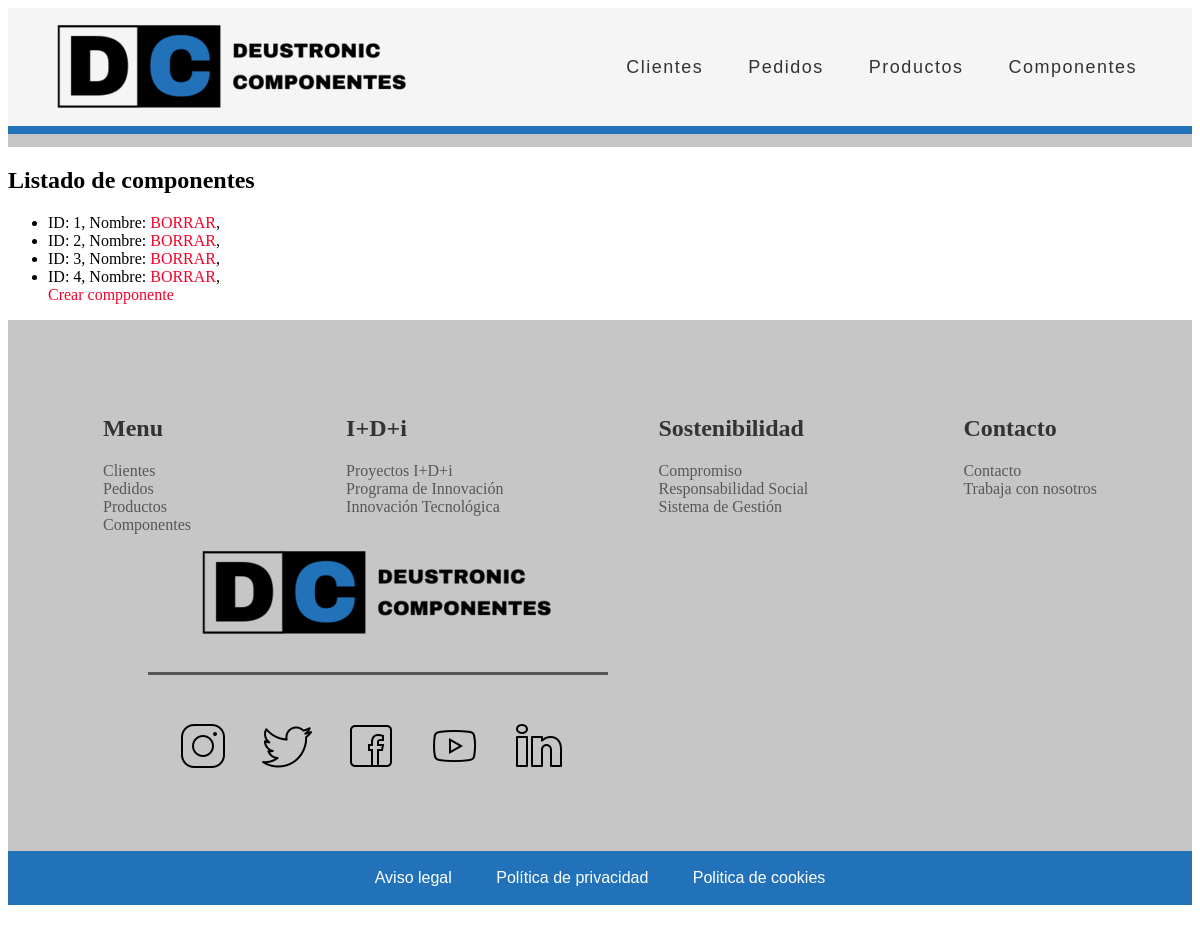
The app's page /appGestionPedidos/componente/list, older data.
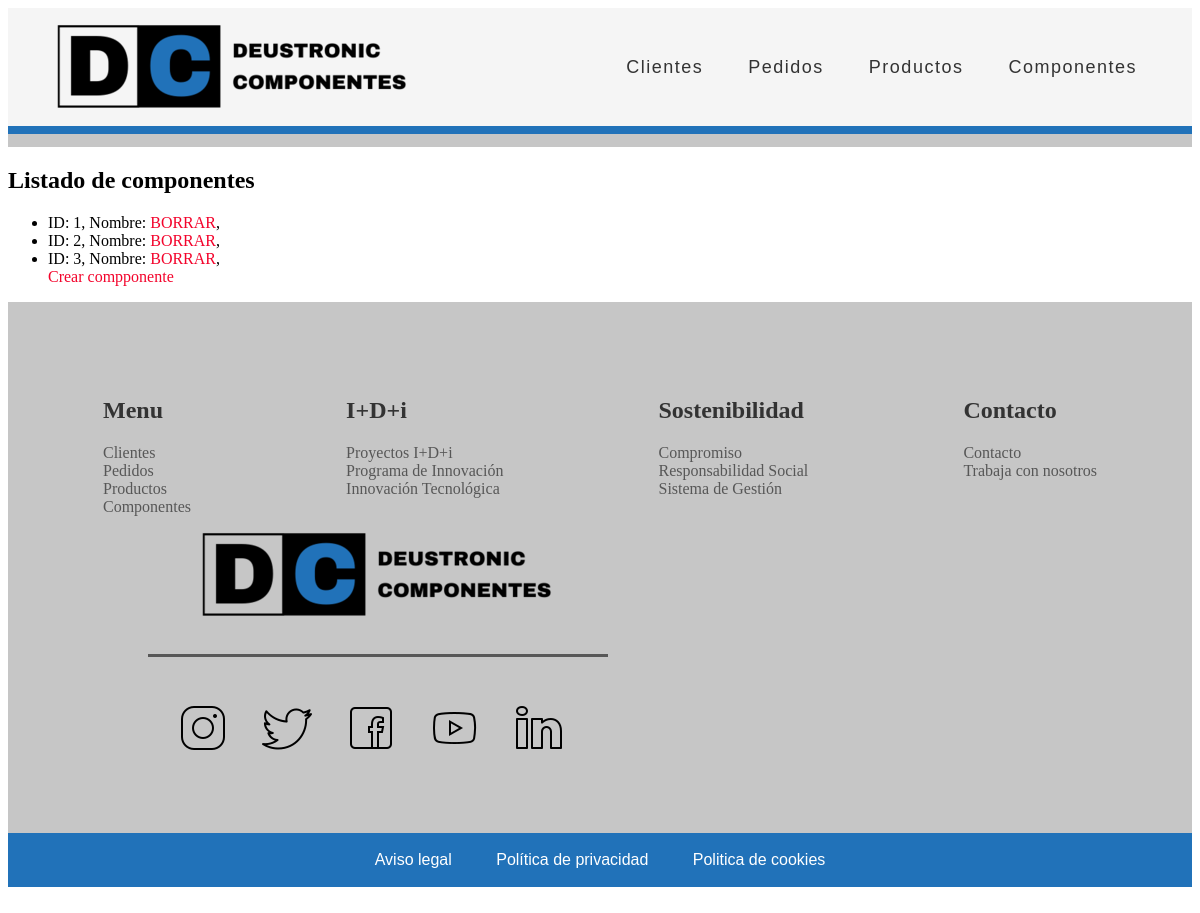
The same page, newer data.
### appGestionPedidos/models.py (models this page shows, shortened)
class Componente(models.Model):
    codigoReferencia = models.IntegerField(unique=True)
    nombreModelo = models.CharField(max_length=16)
    marca = models.CharField(max_length=16)

### appGestionPedidos/views.py (the view)
# urls.py: path('componente/list', views.ComponenteListView.as_view(), name='componente'),
class ComponenteListView(ListView):
    model = Componente

### appGestionPedidos/templates/appGestionPedidos/componente_list.html (shortened to what this page needs)
{% extends "base.html" %}
{% block contenido %}
    <h2>Listado de componentes</h2>
    {% if componente_list %}
        <ul>
        {% for componente in componente_list %}
            <li>
                <a href="/appGestionPedidos/componente_list/{{ componente.id }}"></a>ID: {{ componente.id }}, Nombre: {{ componente.nombre }}
                <a href="/appGestionPedidos/eliminar-componente/{{ componente.id }}">BORRAR</a>,
            </li>
        {% endfor %}
        <a href="/appGestionPedidos/componente/create">Crear compponente</a>
        </ul>
    {% else %}
    <p>No hay componentes creados.</p>4
    <a href="/appGestionPedidos/componente/create">Crear compponente</a>
    {% endif %}
{% endblock %}

Row changes from the older to the newer data that the page shows:
removed Componente: id "4"
